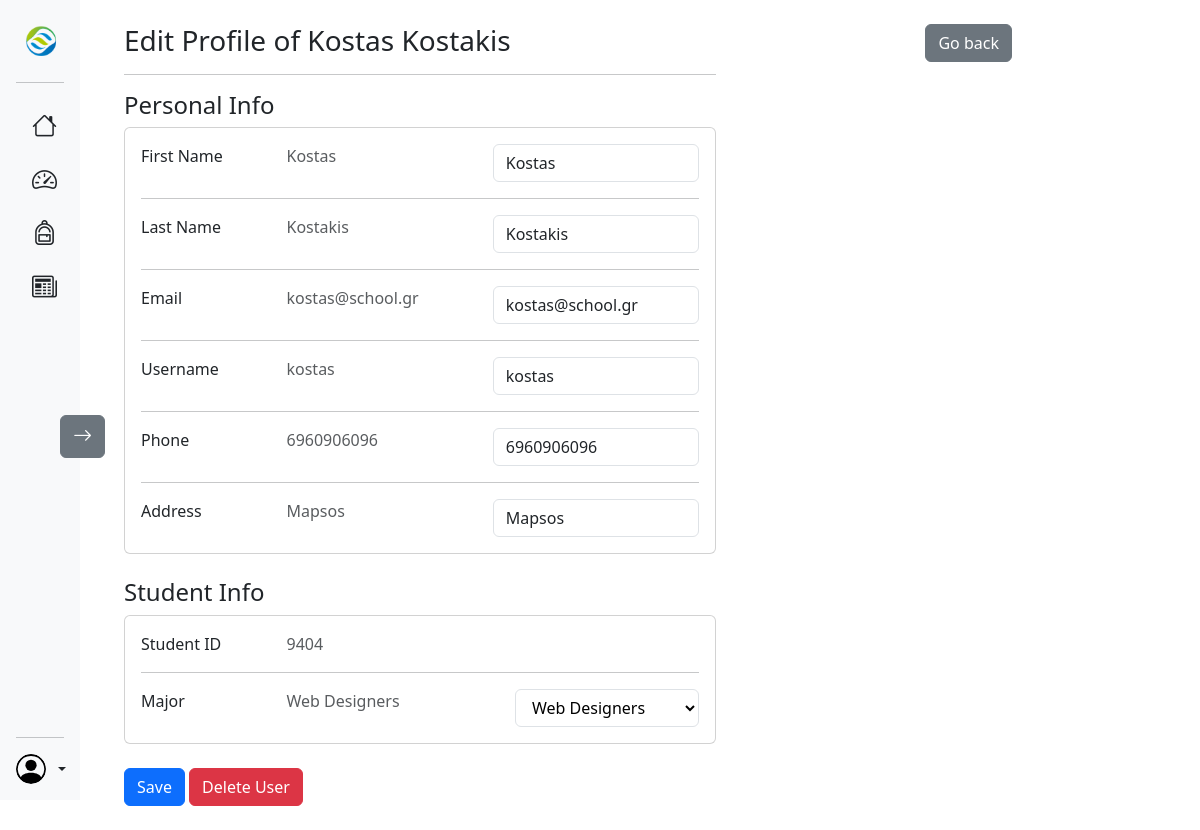
Screenshot of /manager/edituser/4 (signed in) with the database file from the repository.
### accounts/models.py (models this page shows, shortened)
class SchoolUser(AbstractUser):
  id = models.AutoField(primary_key=True)
  first_name = models.CharField(max_length=100)
  last_name = models.CharField(max_length=100)
  birthdate = models.DateField(blank=True, auto_now_add=False, null=True)
  role = models.CharField(max_length=20, choices={'Teacher':'Teacher', 'Student':'Student', 'Manager':'Manager'})
  phone_number = models.CharField(max_length=10)
  address = models.CharField(max_length=100, null=True)

class EnrolledStudent(models.Model):
  student_id = models.CharField(max_length=4, primary_key=True)
  user = models.OneToOneField(SchoolUser, on_delete=models.CASCADE)
  major = models.ForeignKey(Major, on_delete=models.CASCADE)

### dashboard/models.py (models this page shows)
class Major(models.Model):
  name = models.CharField(max_length=255)
  description = models.TextField()
  def __str__(self):
    return self.name

### accounts/views.py (the view)
# urls.py: path('manager/edituser/<int:id>', views.EditUser, name='Edit_User'),
@login_required
@manager_required
def EditUser(request, id):
  user = get_object_or_404(SchoolUser, id=id)
  teacher = Teacher.objects.get(user=user)if user.role == 'Teacher' else None
  student = EnrolledStudent.objects.get(user=user)if user.role == 'Student' else None
  if request.method == 'POST':
    form = forms.EditSchoolUser(request.POST, instance=user)
    teacher_data = forms.EditTeacherData(request.POST, instance=teacher)if user.role == 'Teacher' else None
    student_data = forms.EditStudentData(request.POST, instance=student)if user.role == 'Student' else None
    if user.role == 'Student':
      if form.is_valid() and student_data.is_valid():
          form.save()
          student_data.save()
          return redirect('accounts:User_Details', user.id)
    elif user.role == 'Teacher':
      if form.is_valid() and teacher_data.is_valid():
          form.save()
          teacher_data.save()
          return redirect('accounts:User_Details', user.id)
    else:
      if form.is_valid():
        form.save()
        return redirect('accounts:User_Details', user.id)
  else:
    form = forms.EditSchoolUser(instance=user)
    teacher_data = forms.EditTeacherData(instance=teacher)if user.role == 'Teacher' else None
    student_data = forms.EditStudentData(instance=student)if user.role == 'Student' else None
  return render(request, 'manageusers/edituser.html', {'form':form,
                                                  'student_data':student_data,
                                                  'teacher_data':teacher_data,
                                                  'user':user})

### accounts/forms.py
class EditStudentData(forms.ModelForm):
  major = forms.ModelChoiceField(queryset=Major.objects.all(), required=False)
  class Meta:
    model = EnrolledStudent
    fields = ('major',)

### dashboard/views.py (called while the page is built)
def manager_required(view_func):
  @wraps(view_func)
  def _wrapped_view(request, *args, **kwargs):
    if request.user.is_authenticated and request.user.role == 'Manager':
        return view_func(request, *args, **kwargs)
    return redirect('Login')
  return _wrapped_view

### accounts/templates/manageusers/edituser.html (shortened to what this page needs)
{% extends 'managerDash.html' %}
{% load static %}
{% block content %}
<div class="container p-4 main-content">
  <button onclick="history.go(-1); return false;" class="btn btn-secondary float-end">Go back</button>
<form method="POST">
  <div class="col-lg-8">
    <h3>Edit Profile of {{user.first_name}} {{user.last_name}}</h3>
    <hr>
    <h4>Personal Info</h4>
    <div class="card mb-4">
      <div class="card-body">
        <div class="row">
          <div class="col-sm-3">
            <p class="mb-0">First Name</p>
          </div>
          <div class="col-sm-9 d-flex justify-content-between">
            <p class="text-muted mb-0">{{user.first_name}}</p>
            {{ form.first_name }}
          </div>
        </div>
        <hr>
        <div class="row">
          <div class="col-sm-3">
            <p class="mb-0">Last Name</p>
          </div>
          <div class="col-sm-9 d-flex justify-content-between">
            <p class="text-muted mb-0">{{user.last_name}}</p>
            {{ form.last_name }}
          </div>
        </div>
        <hr>
        <div class="row">
          <div class="col-sm-3">
            <p class="mb-0">Email</p>
          </div>
          <div class="col-sm-9 d-flex justify-content-between">
            <p class="text-muted mb-0">{{user.email}}</p>
            {{ form.email }}
          </div>
        </div>
        <hr>
        <div class="row">
          <div class="col-sm-3">
            <p class="mb-0">Username</p>
          </div>
          <div class="col-sm-9 d-flex justify-content-between">
            <p class="text-muted mb-0">{{user.username}}</p>
            {{ form.username }}
          </div>
        </div>
        <hr>
        <div class="row">
          <div class="col-sm-3">
            <p class="mb-0">Phone</p>
          </div>
          <div class="col-sm-9 d-flex justify-content-between">
            <p class="text-muted mb-0">{{user.phone_number}}</p>
            {{ form.phone_number }}
          </div>
        </div>
        <hr>
        <div class="row">
          <div class="col-sm-3">
            <p class="mb-0">Address</p>
          </div>
          <div class="col-sm-9 d-flex justify-content-between">
            <p class="text-muted mb-0">{{user.address}}</p>
            {{ form.address }}
          </div>
        </div>
      </div>
    </div>
</div>
{% if user.role == 'Student' %}
<div class="col-lg-8">
  <h4>Student Info</h4>
  <div class="card mb-4">
    <div class="card-body">
      <div class="row">
        <div class="col-sm-3">
          <p class="mb-0">Student ID</p>
        </div>
        <div class="col-sm-9 d-flex justify-content-between">
          <p class="text-muted mb-0">{{user.enrolledstudent.student_id}}</p>
        </div>
      </div>
      <hr>
      <div class="row">
        <div class="col-sm-3">
          <p class="mb-0">Major</p>
        </div>
        <div class="col-sm-9 d-flex justify-content-between">
          <p class="text-muted mb-0">{{user.enrolledstudent.major}}</p>
          {{student_data.major}}
        </div>
      </div>
    </div>
  </div>
</div>
{% endif %}
<button type="submit" class="btn btn-primary">Save</button>
<a href="{% url 'accounts:Delete_User' user.id %}" class="btn btn-danger">Delete User</a>
</form>
</div>
{% endblock %}

### dashboard/static/css/style.css (style rules this page uses)
.main-content { width:78%; margin-left: 290px; z-index:-1; }

### dashboard/templates/managerDash.html (style rules this page uses)
#id_major { padding: .375rem 2.25rem .375rem .75rem; font-size: 1rem; font-weight: 400; line-height: 1.5; background-color: var(--bs-body-bg); background-image: var(--bs-form-select-bg-img), var(--bs-form-select-bg-icon, none); background-repeat: no-repeat; background-position: right .75rem center; background-size: 16px 12px; border: var(--bs-border-width) solid var(--bs-border-color); border-radius: var(--bs-border-radius); transition: border-color .15s ease-in-out, box-shadow .15s ease-in-out; }

### rows the page displays
SchoolUser: first_name "Kostas", last_name "Kostakis", email "kostas@school.gr", username "kostas", phone_number "6960906096", address "Mapsos", enrolledstudent.student_id "9404", enrolledstudent.major "Web Designers"
EnrolledStudent: major "Web Designers"
